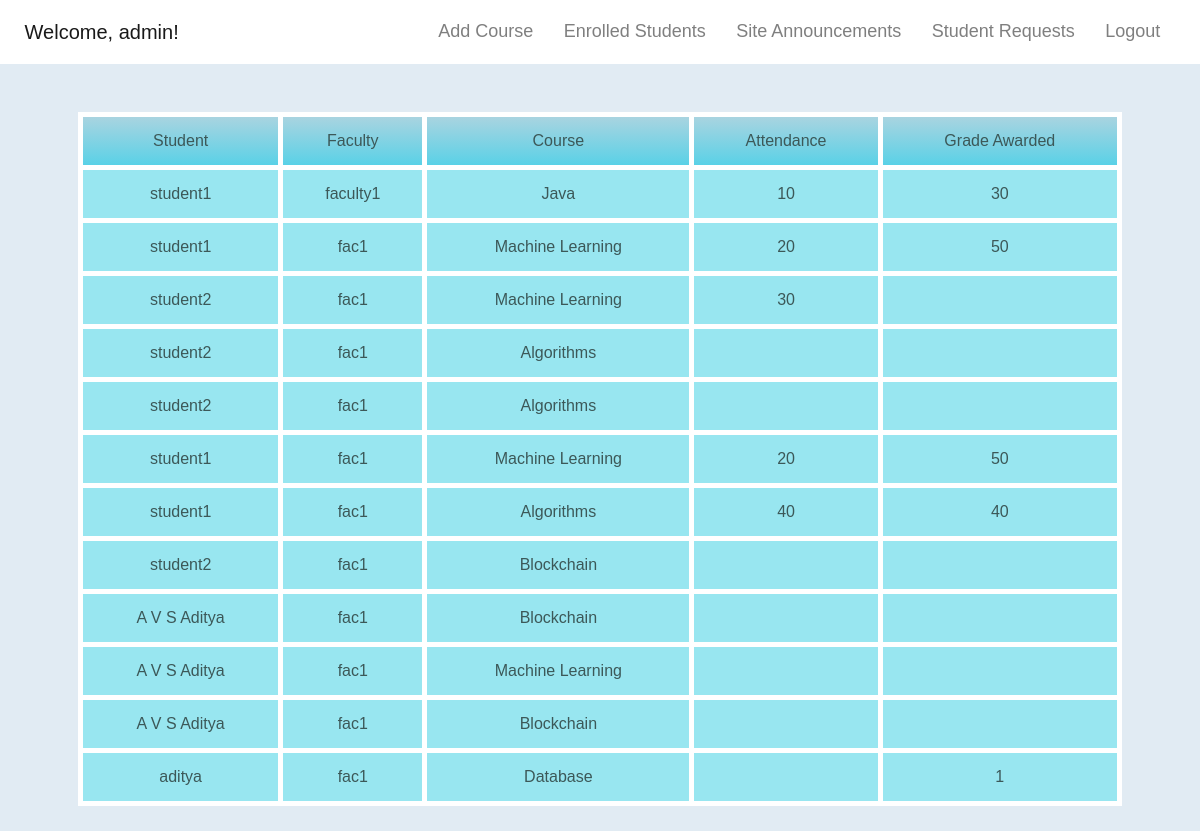
The page /dadmin/admEnrolledStudents (signed in) on the database its author committed.
### base/models.py (models this page shows)
class User(AbstractUser):
    user_type = models.CharField(max_length=10,choices=(('Student','Student'),('Faculty','Faculty'),('Librarian','Librarian')),null=True)

### student/models.py (models this page shows)
class Enrollment(models.Model):
    student = models.ForeignKey(User,on_delete=models.CASCADE,related_name='student')
    course = models.ForeignKey(Course,on_delete=models.CASCADE)
    faculty = models.ForeignKey(User,on_delete=models.CASCADE,related_name='faculty')
    attendance = models.CharField(max_length=10,blank=True)
    grade = models.CharField(max_length=10,blank=True)

class Course(models.Model):
    name = models.CharField(max_length=50)
    description = models.CharField(max_length=50)
    faculty = models.ForeignKey(User,on_delete=models.CASCADE,null=True)

### admin/views.py (the view)
# urls.py: path('admEnrolledStudents',views.admEnrolledStudents,name="admEnrolledStudents"),
def admEnrolledStudents(request):
    if not check(request):
        storage = messages.get_messages(request)
        storage.used = True
        messages.info(request,'Invalid Request')
        return redirect('/')
    if not request.user.is_authenticated:
        storage = messages.get_messages(request)
        storage.used = True
        messages.info(request,'Not Logged In')
        return redirect('/')
    enrollment = Enrollment.objects.all()
    return render(request,'admEnrolledStudents.html',{'enrollment':enrollment})

### admin/views.py (called while the page is built)
def check(request):
    return request.user.is_superuser

### templates/admEnrolledStudents.html
{%extends "adminDashboard.html"%}
{%block content%}
<div class="container">
    <div class="row">
        <div class="col p-5">
            <table class="table table-borderless">
                <thead>
                    <tr class="main text-center">
                        <th scope="col">Student</th>
                        <th scope="col">Faculty</th>
                        <th scope="col">Course</th>
                        <th scope="col">Attendance</th>
                        <th scope="col">Grade Awarded </th>
                    </tr>
                </thead>
                <tbody>
                    {% for item in enrollment %}
                    <tr class="text-center">
                        <td>{{item.student.first_name}}</td>
                        <td>{{item.faculty.first_name}}</td>
                        <td>{{item.course.name}}</td>
                        <td>{{item.attendance}}</td>
                        <td>{{item.grade}}</td>
                    </tr>
                    {% endfor %}
                </tbody>
            </table>
        </div>
    </div>
</div>
{%endblock%}

### templates/adminDashboard.html (shortened to what this page needs)
{%load static%}
<!DOCTYPE html>
<html lang="en">
<head>
    <link rel="stylesheet" href="https://stackpath.bootstrapcdn.com/bootstrap/4.5.2/css/bootstrap.min.css">
    <link rel="stylesheet" href="https://cdnjs.cloudflare.com/ajax/libs/font-awesome/4.7.0/css/font-awesome.min.css">
    <link rel="stylesheet" href="{% static 'makerequest.css' %}">
    <link rel="stylesheet" href="{% static 'table.css' %}" >
    <link rel="stylesheet" href="{% static 'dashboard.css' %}">
</head>
<body>
  <nav class="navbar navbar-expand-lg navbar-light bg-white">
    <div class="container-fluid">
      <a class="navbar-brand" href="#">
        Welcome, <string>{{request.user.username}}!</strong>
      </a>
      <div class="collapse navbar-collapse" id="navbarNavAltMarkup">
        <div class="navbar-nav ml-auto">
            {%block navbar%}
              <a class="nav-link" aria-current="page" href="/dadmin/addCourse">Add Course</a>
              <a class="nav-link" href="/dadmin/admEnrolledStudents">Enrolled Students</a>
              <a class="nav-link" href="/dadmin/site">Site Announcements</a>
              <a class="nav-link" href="/dadmin/requests">Student Requests</a>
              <a class="nav-link" href="/logout">Logout</a>
            {%endblock%}
        </div>
      </div>
    </div>
  </nav>
  {%block content%}
  {%endblock%}
</body>
</html>

### static/makerequest.css (style rules this page uses)
body { background-color: rgb(225, 235, 243); font-family: 'Montserrat', sans-serif; }
.navbar { padding: 0.8vw; }
.nav-link { margin-left: 0.6vw; margin-right: 0.6vw; font-size: large; }

### static/table.css (style rules this page uses)
.main { color: #524b4b; background: linear-gradient(rgb(172, 212, 224), rgb(85, 209, 231)); font-weight: 300; font-size: 16px; }
.table td { background-color: rgb(152, 230, 240); }
.table tr { height: 50px; }
.table-borderless>tbody>tr>td, .table-borderless>tbody>tr>th, .table-borderless>tfoot>tr>td, .table-borderless>tfoot>tr>th, .table-borderless>thead>tr>td, .table-borderless>thead>tr>th { border: 5px solid #fff; color: rgb(60, 88, 88); font-weight: 300; }

### static/dashboard.css (style rules this page uses)
body { background-color: rgb(225, 235, 243); font-family: 'Montserrat', sans-serif; }
body { -ms-overflow-style: none; scrollbar-width: none; }
.navbar { padding: 0.8vw; }
.nav-link { margin-left: 0.6vw; margin-right: 0.6vw; font-size: large; }
.nav-link::after { content: ''; display: block; width: 0; height: 2px; background: #000; transition: width .3s; }

### rows shown on the page
User: user.username "admin"
Enrollment: student.first_name "student1", faculty.first_name "faculty1", course.name "Java", attendance "10", grade "30"
Enrollment: student.first_name "student1", faculty.first_name "fac1", course.name "Machine Learning", attendance "20", grade "50"
Enrollment: student.first_name "student2", faculty.first_name "fac1", course.name "Machine Learning", attendance "30"
Enrollment: student.first_name "student2", faculty.first_name "fac1", course.name "Algorithms"
Enrollment: student.first_name "student2", faculty.first_name "fac1", course.name "Algorithms"
Enrollment: student.first_name "student1", faculty.first_name "fac1", course.name "Machine Learning", attendance "20", grade "50"
Enrollment: student.first_name "student1", faculty.first_name "fac1", course.name "Algorithms", attendance "40", grade "40"
Enrollment: student.first_name "student2", faculty.first_name "fac1", course.name "Blockchain"
Enrollment: student.first_name "A V S Aditya", faculty.first_name "fac1", course.name "Blockchain"
Enrollment: student.first_name "A V S Aditya", faculty.first_name "fac1", course.name "Machine Learning"
Enrollment: student.first_name "A V S Aditya", faculty.first_name "fac1", course.name "Blockchain"
Enrollment: student.first_name "aditya", faculty.first_name "fac1", course.name "Database", grade "1"
